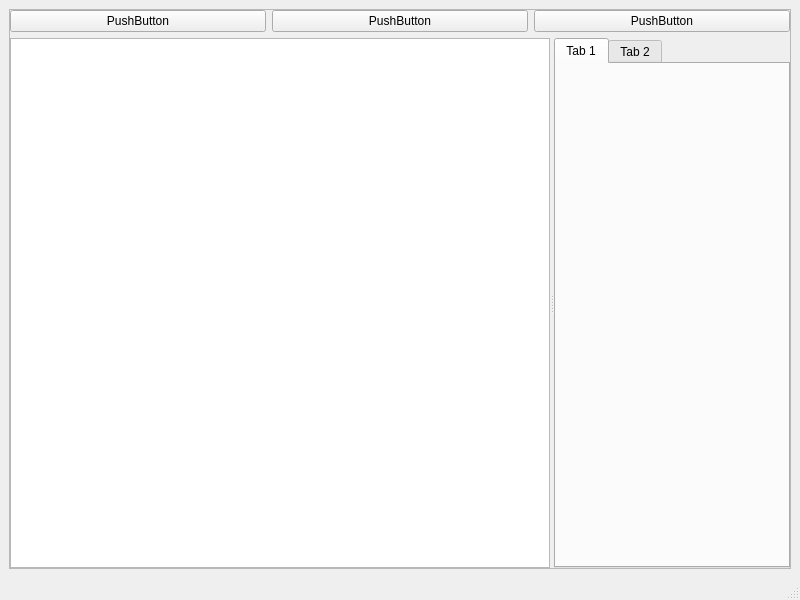
<?xml version="1.0" encoding="UTF-8"?>
<ui version="4.0">
 <class>MainWindow</class>
 <widget class="QMainWindow" name="MainWindow">
  <property name="geometry">
   <rect>
    <x>0</x>
    <y>0</y>
    <width>800</width>
    <height>600</height>
   </rect>
  </property>
  <property name="windowTitle">
   <string>MainWindow</string>
  </property>
  <widget class="QWidget" name="centralwidget">
   <layout class="QGridLayout" name="gridLayout_2">
    <item row="0" column="0">
     <widget class="QFrame" name="frame">
      <property name="frameShape">
       <enum>QFrame::StyledPanel</enum>
      </property>
      <property name="frameShadow">
       <enum>QFrame::Raised</enum>
      </property>
      <layout class="QGridLayout" name="gridLayout">
       <property name="leftMargin">
        <number>0</number>
       </property>
       <property name="topMargin">
        <number>0</number>
       </property>
       <property name="rightMargin">
        <number>0</number>
       </property>
       <property name="bottomMargin">
        <number>0</number>
       </property>
       <item row="0" column="0">
        <layout class="QHBoxLayout" name="horizontalLayout">
         <item>
          <widget class="QPushButton" name="pushButton_3">
           <property name="text">
            <string>PushButton</string>
           </property>
          </widget>
         </item>
         <item>
          <widget class="QPushButton" name="pushButton_2">
           <property name="text">
            <string>PushButton</string>
           </property>
          </widget>
         </item>
         <item>
          <widget class="QPushButton" name="pushButton">
           <property name="text">
            <string>PushButton</string>
           </property>
          </widget>
         </item>
        </layout>
       </item>
       <item row="1" column="0">
        <widget class="QSplitter" name="splitter">
         <property name="orientation">
          <enum>Qt::Horizontal</enum>
         </property>
         <widget class="QGraphicsView" name="graphicsView"/>
         <widget class="QTabWidget" name="tabWidget">
          <widget class="QWidget" name="tab">
           <attribute name="title">
            <string>Tab 1</string>
           </attribute>
          </widget>
          <widget class="QWidget" name="tab_2">
           <attribute name="title">
            <string>Tab 2</string>
           </attribute>
          </widget>
         </widget>
        </widget>
       </item>
      </layout>
     </widget>
    </item>
   </layout>
  </widget>
  <widget class="QMenuBar" name="menubar">
   <property name="geometry">
    <rect>
     <x>0</x>
     <y>0</y>
     <width>800</width>
     <height>22</height>
    </rect>
   </property>
  </widget>
  <widget class="QStatusBar" name="statusbar"/>
 </widget>
 <resources/>
 <connections/>
</ui>
